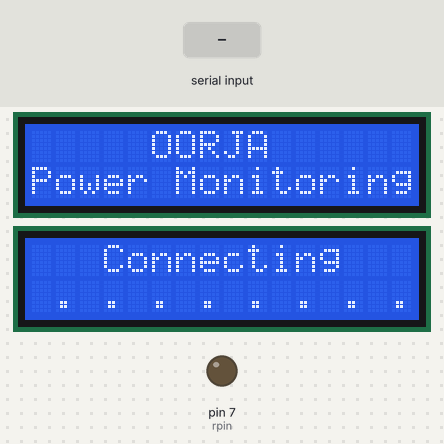
The sketch below on a simulated Arduino Uno, built with avr-gcc and run on an emulated ATmega328P. Shown: 2 × 16×2 character LCD, output pins drawn as LEDs (lit = HIGH). The test bench sets the inputs (shaded band).

Above: at 1.3 s.
1.4 s: "1" received over Serial
At 2.1 s:
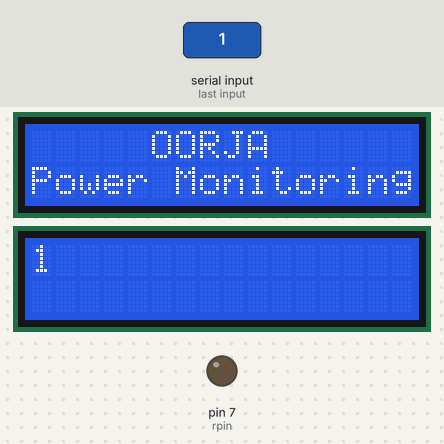
2.9 s: "0" received over Serial
At 3.3 s:
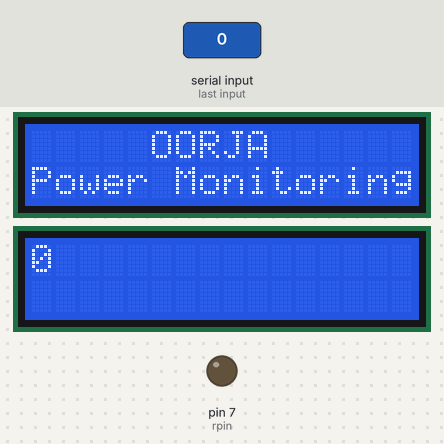
4.4 s: "2" received over Serial
At 5.6 s:
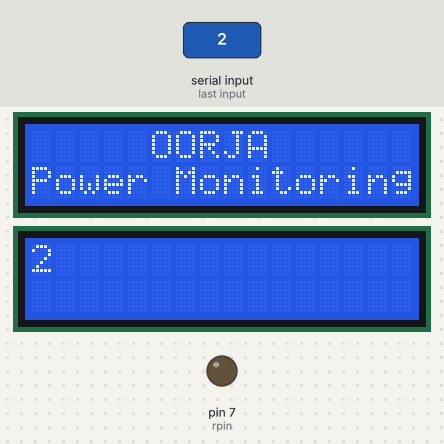
Timing chart, 0 to 7.4 s (numbered marks = the images above; inputs shaded):
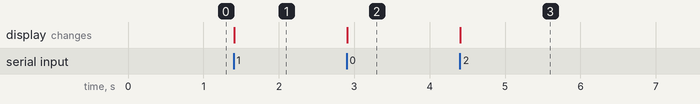

The sketch:

Receiver__Arduino_.ino
```cpp
#include <string.h>
#include <Wire.h>
#include <LiquidCrystal_I2C.h>

LiquidCrystal_I2C lcd1(0x20, 16, 2);
LiquidCrystal_I2C lcd2(0x27, 16, 2);

int rpin = 7;
int prev = 0;
int i;

char param[60];
String paraml1;
String paraml2;

void setup() {

  pinMode(rpin, OUTPUT);

  Serial.begin(115200);

  lcd1.begin();
  lcd2.begin();

  lcd1.backlight();
  lcd2.backlight();

  lcd1.setCursor(0,0);
  lcd1.print("     OORJA    ");
  lcd1.setCursor(0,1);
  lcd1.print("Power Monitoring");

  lcd2.setCursor(0,0);
  lcd2.print("   Connecting");
  lcd2.setCursor(0,1);
  lcd2.print(" . . . . . . . . ");

}

void loop() {

  if (Serial.available() > 0){
    i = 0;
    while (Serial.available()){

      char c = Serial.read();
      param[i] = c;
      i++;

    }

    char *token;
    token = strtok(param, ";");
    paraml1 = token;
    token = strtok(NULL, ";");
    paraml2 = token;

    lcd2.clear();

    lcd2.setCursor(0,0);
    lcd2.print(paraml1);
    lcd2.setCursor(0,1);
    lcd2.print(paraml2);

    paraml1 = "";
    paraml2 = "";

  }


  if (digitalRead(rpin) == LOW && prev == 1) {
    delay(500);
    prev = 0;
    Serial.write("OFF");
  }

  if (digitalRead(rpin) == HIGH && prev == 0) {
    delay(500);
    prev = 1;
    Serial.write("ON");
  }

}
```

Measured:
- after the input at 1.4 s, the display: changes at once (image 1)
- after the input at 2.9 s, the display: changes at once (image 2)
- after the input at 4.4 s, the display: changes at once (image 3)
